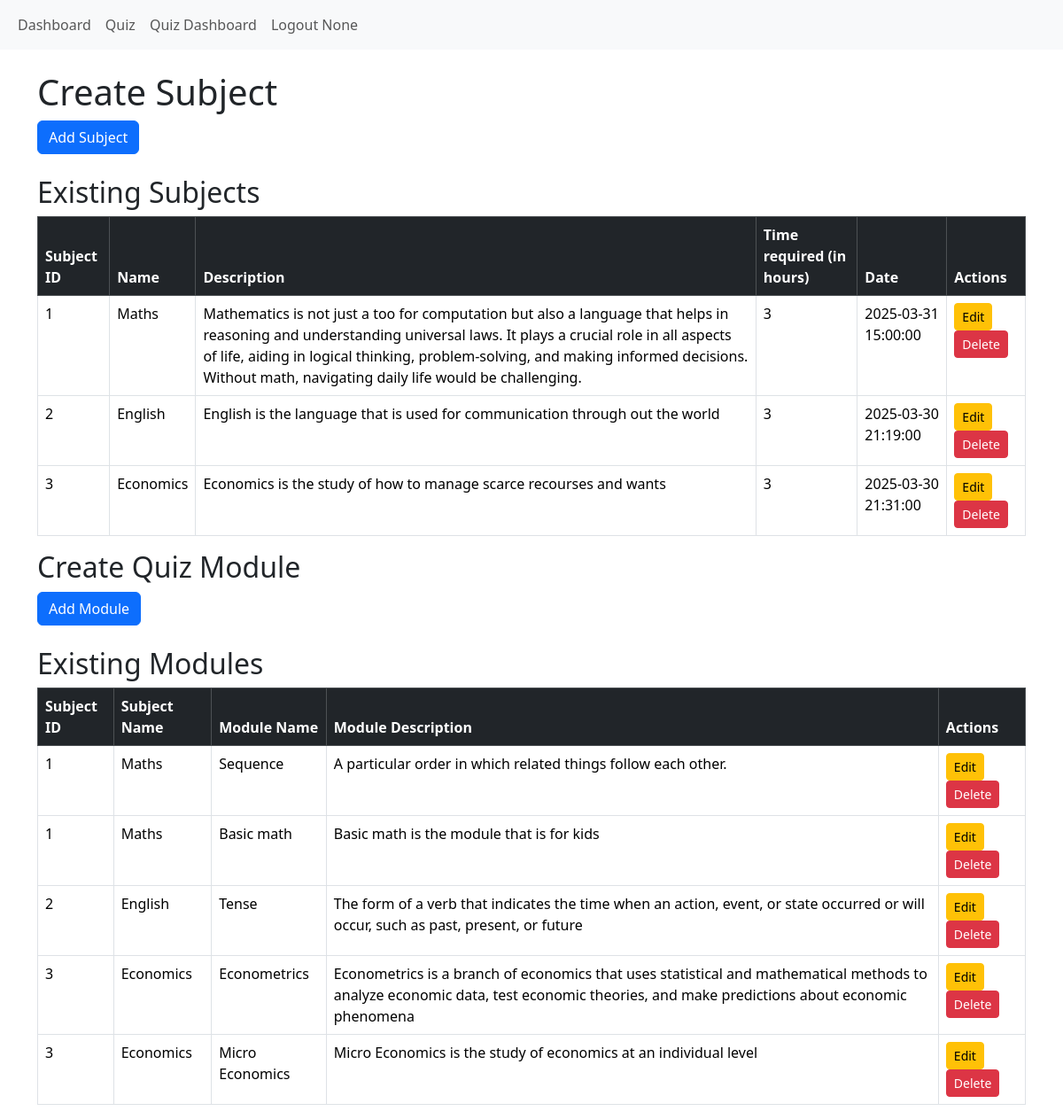
/admin/create_subject, run on the app's committed database.
### applications/model.py (models this page shows, shortened)
class Subject(database.Model):
    __tablename__ = 'subject'  # Explicitly define table name
    subject_id = database.Column(database.Integer, primary_key=True)
    name = database.Column(database.String(100), nullable=False)
    description = database.Column(database.Text, nullable=False)
    time_required = database.Column(database.Integer, nullable=False)
    date = database.Column(database.DateTime, nullable=True)
    module = database.relationship('Module', back_populates='subject', uselist=True,cascade="all, delete-orphan")

class Module(database.Model):
    __tablename__= 'module'
    subject_id = database.Column(database.Integer,database.ForeignKey('subject.subject_id'), nullable=False,primary_key=True)
    module_name = database.Column(database.String(150), nullable=False,primary_key=True)
    module_description = database.Column(database.Text)
    subject = database.relationship('Subject', back_populates='module',cascade="all, delete-orphan",single_parent=True)  # Define back reference

### applications/authorisation.py (the view, shortened to what this page needs)
@app.route('/admin/create_subject', methods=['GET', 'POST'])
def create_subject():
    subject = Subject.query.all()
    module = Module.query.all()
    return render_template('create_service.html',subject=subject,module=module)

### templates/create_service.html (shortened to what this page needs)
{% extends "admin.html" %}
{% block content %}
<div class="container mt-4">
    <h1>Create Subject</h1>
    <button class="btn btn-primary mb-4" data-bs-toggle="collapse" href="#addSubjectForm" role="button" aria-expanded="false" aria-controls="addSubjectForm">
        Add Subject
    </button>
    {% if subject %}
    <h2>Existing Subjects</h2>
    <table class="table table-bordered">
        <thead class="table-dark">
            <tr>
                <th>Subject ID</th>
                <th>Name</th>
                <th>Description</th>
                <th>Time required (in hours)</th>
                <th>Date</th>
                <th>Actions</th>
            </tr>
        </thead>
        <tbody>
            {% for subject in subject %}
            <tr>
                <td>{{ subject.subject_id }}</td>
                <td>{{ subject.name }}</td>
                <td>{{ subject.description }}</td>
                <td>{{ subject.time_required }}</td>
                <td>{{ subject.date }}</td>
                <td>
                    <button class="btn btn-sm btn-warning" data-bs-toggle="modal" data-bs-target="#editSubjectModal{{ subject.subject_id }}">Edit</button>
                    <form method="POST" action="{{ url_for('delete_subject', subject_id=subject.subject_id) }}" class="d-inline">
                        <button type="submit" class="btn btn-sm btn-danger">Delete</button>
                    </form>
                </td>
            </tr>
            {% endfor %}
        </tbody>
    </table>
    {% endif %}
    {% if subject %}
    <h2>Create Quiz Module</h2>
    <button class="btn btn-primary mb-4" data-bs-toggle="collapse" href="#addChapterForm" role="button" aria-expanded="false" aria-controls="addChapterForm">
        Add Module
    </button>
    {% endif %}
    {% if module %}
    <h2>Existing Modules</h2>
    <table class="table table-bordered">
        <thead class="table-dark">
            <tr>
                <th>Subject ID</th>
                <th>Subject Name</th>
                <th>Module Name</th>
                <th>Module Description</th>
                <th>Actions</th>
            </tr>
        </thead>
        <tbody>
            {% for module in module %}
            <tr>
                <td>{{ module.subject_id }}</td>
                <td>{{ module.subject.name }}</td>
                <td>{{ module.module_name }}</td>
                <td>{{ module.module_description }}</td>
                <td>
                    <button class="btn btn-sm btn-warning" data-bs-toggle="modal" data-bs-target="#editModuleModal{{ module.subject_id }}_{{ module.module_name|replace(' ', '_') }}">Edit</button>
                    <form method="POST" action="{{ url_for('delete_module', subject_id=module.subject_id, module_name=module.module_name) }}" class="d-inline">
                        <button type="submit" class="btn btn-sm btn-danger">Delete</button>
                    </form>
                </td>
            </tr>
            {% endfor %}
        </tbody>
    </table>
    {% endif %}
</div>
{% endblock %}

### data on the page
Subject: subject_id "1", name "Maths", description "Mathematics is not just a too for computation but also a language that helps in reasoning and understanding universal laws. It plays a crucial role in all aspects of life, aiding in logical thinking, problem-solving, and making informed decisions. Without math, navigating daily life would be challenging.", time_required "3", date "2025-03-31 15:00:00"
Subject: subject_id "2", name "English", description "English is the language that is used for communication through out the world", time_required "3", date "2025-03-30 21:19:00"
Subject: subject_id "3", name "Economics", description "Economics is the study of how to manage scarce recourses and wants", time_required "3", date "2025-03-30 21:31:00"
Module: subject_id "1", subject.name "Maths", module_name "Sequence", module_description "A particular order in which related things follow each other."
Module: subject_id "1", subject.name "Maths", module_name "Basic math", module_description "Basic math is the module that is for kids"
Module: subject_id "2", subject.name "English", module_name "Tense", module_description "The form of a verb that indicates the time when an action, event, or state occurred or will occur, such as past, present, or future"
Module: subject_id "3", subject.name "Economics", module_name "Econometrics", module_description "Econometrics is a branch of economics that uses statistical and mathematical methods to analyze economic data, test economic theories, and make predictions about economic phenomena"
Module: subject_id "3", subject.name "Economics", module_name "Micro Economics", module_description "Micro Economics is the study of economics at an individual level"

### other printed values
{{ session.get('Name') }} "None"
